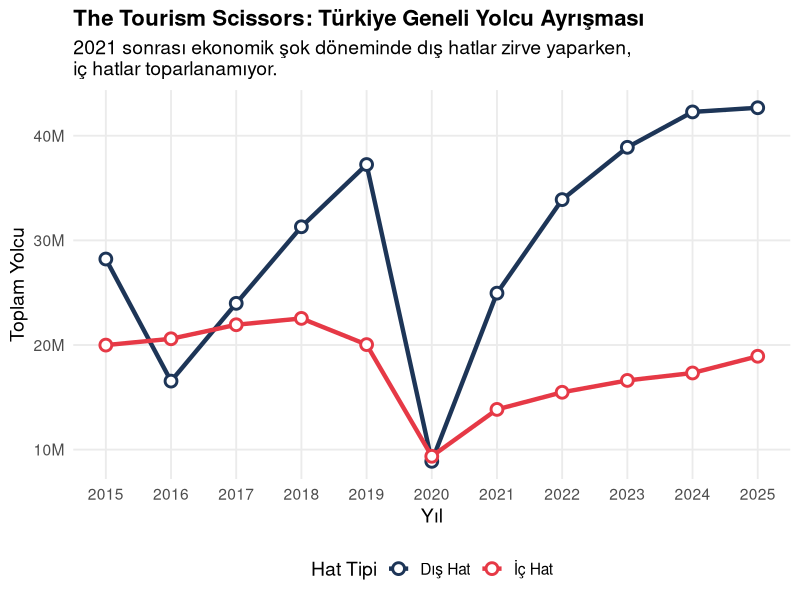
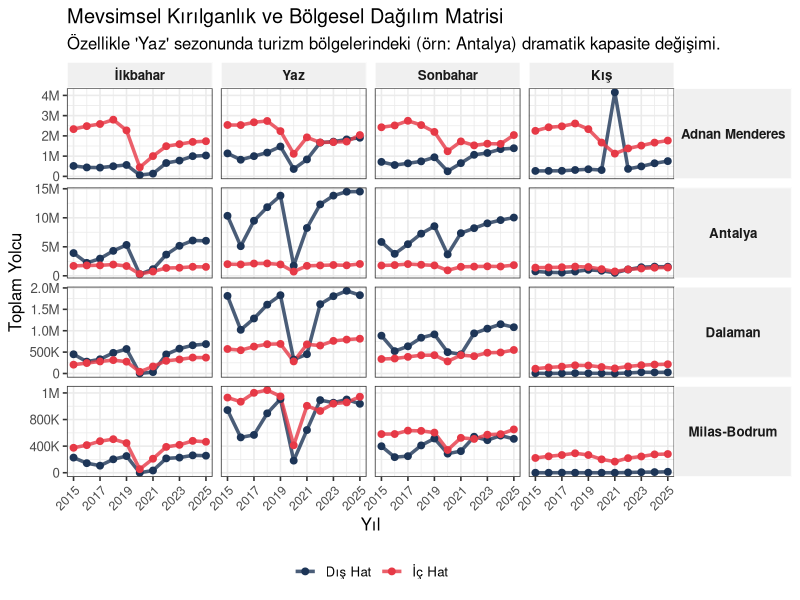
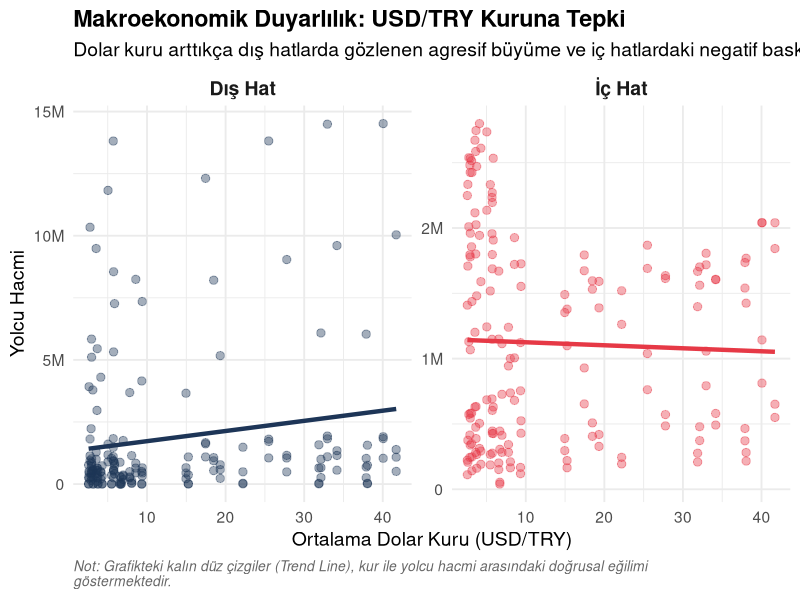
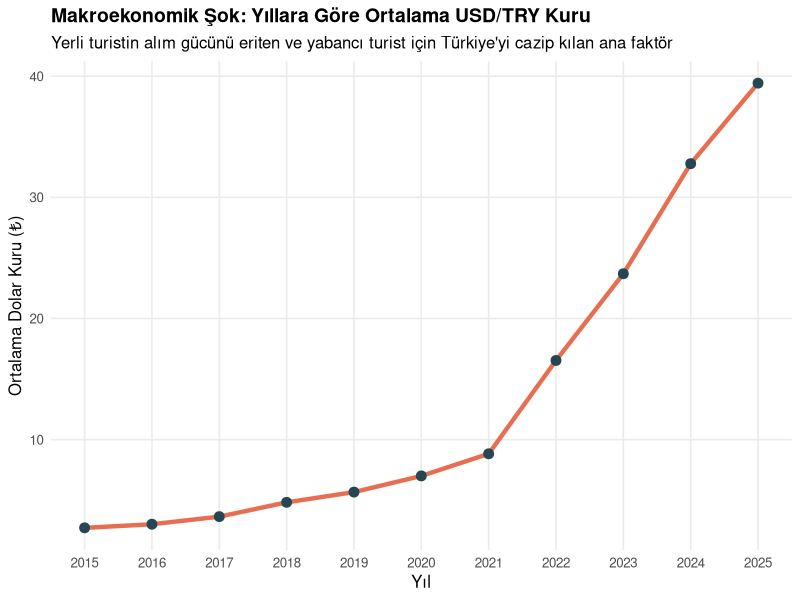
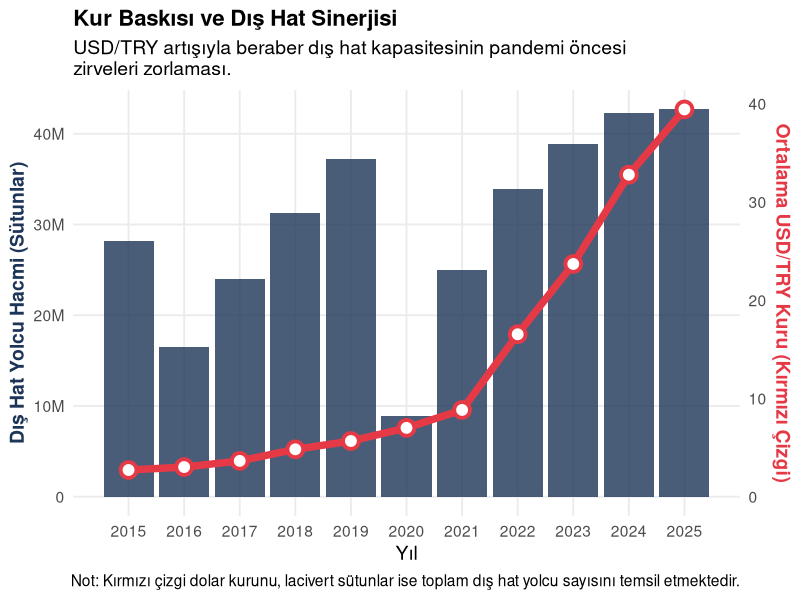
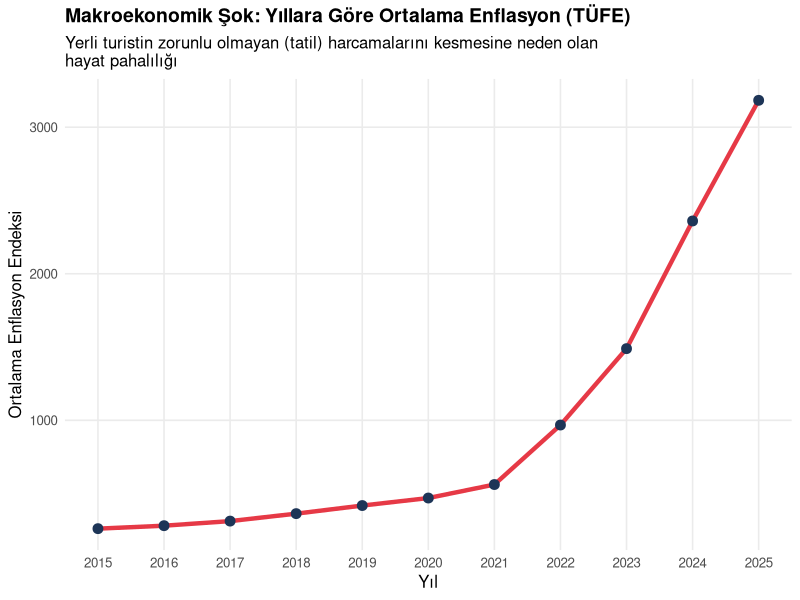
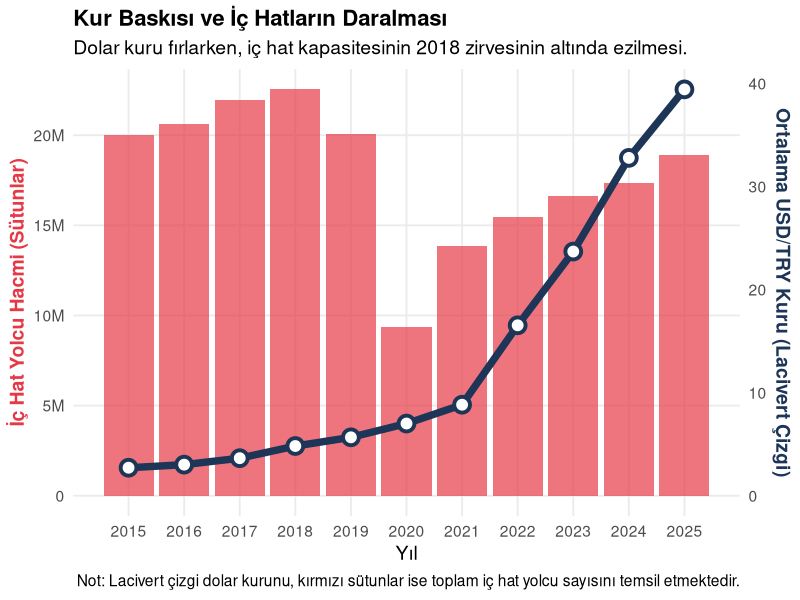
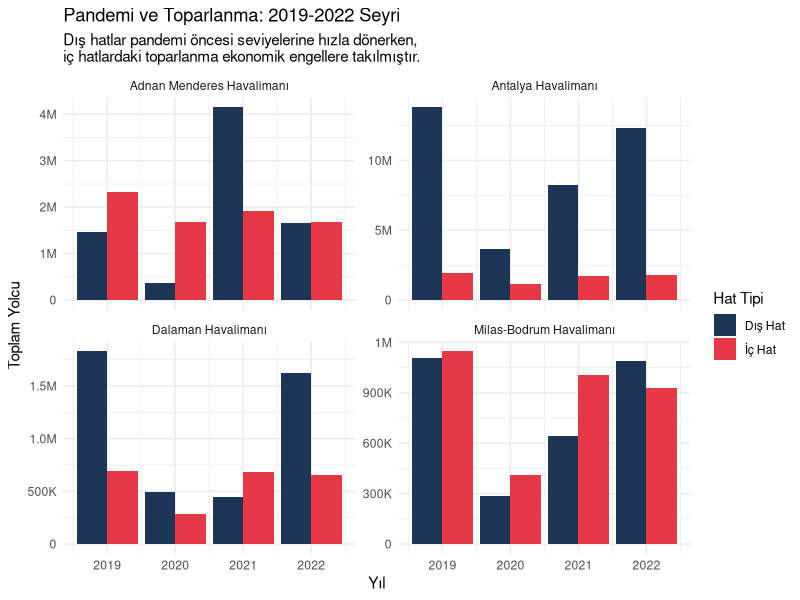

Generate these figures, in order, with R:
## ---- chunk 1
#| label: full-analysis
library(tidyverse)
library(readxl) # Excel okumak için gerekli kütüphane
library(scales)

# Veriyi oku (Dosya ismini 'tourism_data.xlsx' yaptığını varsayıyorum)
df <- read_excel("tourism_data.xlsx")

# Veri temizleme ve Mevsim mühendisliği
df_clean <- df %>%
  select(Yıl, Ay, Havalimanı, `Hat Tipi`, `Aylık Yolcu`, `USD/TRY`, Enflasyon) %>%
  filter(!is.na(Yıl)) %>%
  mutate(
    Mevsim = case_when(
      Ay %in% c("Aralık", "Ocak", "Şubat") ~ "Kış",
      Ay %in% c("Mart", "Nisan", "Mayıs") ~ "İlkbahar",
      Ay %in% c("Haziran", "Temmuz", "Ağustos") ~ "Yaz",
      Ay %in% c("Eylül", "Ekim", "Kasım") ~ "Sonbahar"
    ),
    Mevsim = factor(Mevsim, levels = c("İlkbahar", "Yaz", "Sonbahar", "Kış"))
  )

# Mevsimsel Agregasyon
df_seasonal <- df_clean %>%
  group_by(Yıl, Mevsim, Havalimanı, `Hat Tipi`) %>%
  summarise(
    Toplam_Yolcu = sum(`Aylık Yolcu`, na.rm = TRUE),
    Ort_USD = mean(`USD/TRY`, na.rm = TRUE),
    .groups = "drop"
  )

# Görselleştirme
## ---- chunk 2
#| label: plot-main-scissors
#| echo: false
#| warning: false
#| message: false

# Yıllık toplam veriyi hazırlayalım
df_yearly <- df_seasonal %>%
  group_by(Yıl, `Hat Tipi`) %>%
  summarise(
    Toplam = sum(Toplam_Yolcu, na.rm = TRUE),
    .groups = "drop"
  )

# Ana Makas Grafiği
ggplot(df_yearly, aes(x = Yıl, y = Toplam, color = `Hat Tipi`, group = `Hat Tipi`)) +
  geom_line(linewidth = 1.5) +
  geom_point(size = 3, shape = 21, fill = "white", stroke = 1.5) +
  scale_color_manual(values = c("İç Hat" = "#E63946", "Dış Hat" = "#1D3557")) +
  scale_y_continuous(labels = label_number(scale_cut = cut_short_scale())) +
  scale_x_continuous(breaks = seq(min(df_yearly$Yıl), max(df_yearly$Yıl), by = 1)) +
  theme_minimal(base_size = 14) +
  labs(
    title = "The Tourism Scissors: Türkiye Geneli Yolcu Ayrışması",
    subtitle = "2021 sonrası ekonomik şok döneminde dış hatlar zirve yaparken,\niç hatlar toparlanamıyor.",
    x = "Yıl",
    y = "Toplam Yolcu",
    color = "Hat Tipi"
  ) +
  theme(
    legend.position = "bottom",
    plot.title = element_text(face = "bold", size = 16),
    panel.grid.minor = element_blank()
  )
## ---- chunk 3
#| label: plot-detailed-matrix
#| echo: false
#| warning: false
#| fig-width: 10
#| fig-height: 7

# Grafiği çizerken anlık olarak " Havalimanı" kelimesini siliyoruz
ggplot(df_seasonal %>% mutate(Havalimanı = str_replace(Havalimanı, " Havalimanı", "")), 
       aes(x = Yıl, y = Toplam_Yolcu, color = `Hat Tipi`, group = `Hat Tipi`)) +
  geom_line(linewidth = 1.2, alpha = 0.8) +
  geom_point(size = 2) +
  facet_grid(Havalimanı ~ Mevsim, scales = "free_y") + 
  scale_color_manual(values = c("İç Hat" = "#E63946", "Dış Hat" = "#1D3557")) +
  scale_y_continuous(labels = label_number(scale_cut = cut_short_scale())) +
  scale_x_continuous(breaks = seq(2015, 2025, by = 2)) + 
  theme_bw(base_size = 12) + 
  labs(
    title = "Mevsimsel Kırılganlık ve Bölgesel Dağılım Matrisi",
    subtitle = "Özellikle 'Yaz' sezonunda turizm bölgelerindeki (örn: Antalya) dramatik kapasite değişimi.",
    x = "Yıl", 
    y = "Toplam Yolcu"
  ) +
  theme(
    legend.position = "bottom",
    legend.title = element_blank(),
    strip.background = element_rect(fill = "#f0f0f0", color = "white"),
    strip.text.x = element_text(face = "bold"),
    # İŞTE SİHİRLİ DOKUNUŞ BURASI: Yazıyı yatay (angle = 0) yaptık
    strip.text.y = element_text(face = "bold", angle = 0), 
    axis.text.x = element_text(angle = 45, hjust = 1, size = 9)
  )
## ---- chunk 4
#| label: plot-currency-impact
#| echo: false
#| warning: false
#| message: false

ggplot(df_seasonal, aes(x = Ort_USD, y = Toplam_Yolcu, color = `Hat Tipi`)) +
  # Noktaları biraz şeffaflaştırdık ki çizgi öne çıksın
  geom_point(alpha = 0.4, size = 2.5) +
  # Çizgiyi düz (solid) ve ekstra kalın (2.5) yaptık
  geom_smooth(method = "lm", se = FALSE, linewidth = 1.5, linetype = "solid") +
  facet_wrap(~ `Hat Tipi`, scales = "free_y") +
  scale_color_manual(values = c("İç Hat" = "#E63946", "Dış Hat" = "#1D3557")) +
  scale_y_continuous(labels = label_number(scale_cut = cut_short_scale())) +
  theme_minimal(base_size = 14) +
  labs(
    title = "Makroekonomik Duyarlılık: USD/TRY Kuruna Tepki",
    subtitle = "Dolar kuru arttıkça dış hatlarda gözlenen agresif büyüme ve iç hatlardaki negatif baskı.",
    x = "Ortalama Dolar Kuru (USD/TRY)",
    y = "Yolcu Hacmi",
    # İŞTE BURASI: Çizginin ne olduğunu açıklayan alt not
    caption = "Not: Grafikteki kalın düz çizgiler (Trend Line), kur ile yolcu hacmi arasındaki doğrusal eğilimi \ngöstermektedir."
  ) +
  theme(
    legend.position = "none",
    plot.title = element_text(face = "bold"),
    strip.text = element_text(size = 14, face = "bold"),
    plot.caption = element_text(face = "italic", color = "gray40", hjust = 0, size = 10)
  )
## ---- chunk 5
#| label: economy-plot
#| message: false
#| warning: false
#| code-fold: true

# Yıllık ortalama ekonomik verileri hesaplıyoruz (Üstteki df_clean verisini kullanır)
df_econ <- df_clean %>%
  group_by(Yıl) %>%
  summarise(
    Ort_USD = mean(`USD/TRY`, na.rm = TRUE),
    Ort_Enflasyon = mean(Enflasyon, na.rm = TRUE)
  )

# Dolar Kurunun Yıllar İçindeki Yükselişi
ggplot(df_econ, aes(x = Yıl, y = Ort_USD)) +
  # Trend çizgisi ve noktalar
  geom_line(color = "#E76F51", linewidth = 1.5) +
  geom_point(color = "#264653", size = 3) +
  
  # Tasarım ayarları
  theme_minimal(base_size = 12) +
  labs(
    title = "Makroekonomik Şok: Yıllara Göre Ortalama USD/TRY Kuru",
    subtitle = "Yerli turistin alım gücünü eriten ve yabancı turist için Türkiye'yi cazip kılan ana faktör",
    x = "Yıl",
    y = "Ortalama Dolar Kuru (₺)"
  ) +
  # X ekseninde yılları küsuratsız (örneğin 2020.5 olmadan) tam sayı olarak göstermek için
  scale_x_continuous(breaks = seq(min(df_econ$Yıl, na.rm=TRUE), max(df_econ$Yıl, na.rm=TRUE), by = 1)) +
  theme(
    plot.title = element_text(face = "bold", size = 14),
    panel.grid.minor = element_blank()
  )
## ---- chunk 6
#| label: plot-foreign-boom
#| echo: false
#| warning: false
#| message: false

# Sadece Dış Hatlar ve Yıllık bazda veri hazırlığı
df_dis_hat <- df_seasonal %>%
  filter(`Hat Tipi` == "Dış Hat") %>%
  group_by(Yıl) %>%
  summarise(
    Yolcu = sum(Toplam_Yolcu, na.rm = TRUE),
    Dolar = mean(Ort_USD, na.rm = TRUE),
    .groups = "drop"
  )

# Çift eksen katsayısı
coeff <- max(df_dis_hat$Yolcu, na.rm = TRUE) / max(df_dis_hat$Dolar, na.rm = TRUE)

ggplot(df_dis_hat, aes(x = Yıl)) +
  geom_col(aes(y = Yolcu), fill = "#1D3557", alpha = 0.8) +
  geom_line(aes(y = Dolar * coeff), color = "#E63946", linewidth = 2.5) +
  geom_point(aes(y = Dolar * coeff), color = "#E63946", size = 4, shape = 21, fill = "white", stroke = 2) +
  scale_y_continuous(
    name = "Dış Hat Yolcu Hacmi (Sütunlar)",
    labels = label_number(scale_cut = cut_short_scale()),
    sec.axis = sec_axis(~ . / coeff, name = "Ortalama USD/TRY Kuru (Kırmızı Çizgi)")
  ) +
  scale_x_continuous(breaks = seq(min(df_dis_hat$Yıl), max(df_dis_hat$Yıl), by = 1)) +
  theme_minimal(base_size = 14) +
  labs(
    title = "Kur Baskısı ve Dış Hat Sinerjisi",
    subtitle = "USD/TRY artışıyla beraber dış hat kapasitesinin pandemi öncesi \nzirveleri zorlaması.",
    x = "Yıl",
    caption = "Not: Kırmızı çizgi dolar kurunu, lacivert sütunlar ise toplam dış hat yolcu sayısını temsil etmektedir."
  ) +
  theme(
    plot.title = element_text(face = "bold", size = 16),
    axis.title.y.left = element_text(color = "#1D3557", face = "bold"),
    axis.title.y.right = element_text(color = "#E63946", face = "bold"),
    panel.grid.minor = element_blank()
  )
## ---- chunk 7
#| label: inflation-plot
#| message: false
#| warning: false
#| code-fold: true

# Enflasyonun Yıllar İçindeki Yükselişi (df_econ verisini kullanır)
ggplot(df_econ, aes(x = Yıl, y = Ort_Enflasyon)) +
  # Trend çizgisi ve noktalar (Tehlikeyi/Sıcaklığı hissettirmek için kırmızı tonlar)
  geom_line(color = "#E63946", linewidth = 1.5) +
  geom_point(color = "#1D3557", size = 3) +
  
  # Tasarım ayarları
  theme_minimal(base_size = 12) +
  labs(
    title = "Makroekonomik Şok: Yıllara Göre Ortalama Enflasyon (TÜFE)",
    subtitle = "Yerli turistin zorunlu olmayan (tatil) harcamalarını kesmesine neden olan \nhayat pahalılığı",
    x = "Yıl",
    y = "Ortalama Enflasyon Endeksi"
  ) +
  scale_x_continuous(breaks = seq(min(df_econ$Yıl, na.rm=TRUE), max(df_econ$Yıl, na.rm=TRUE), by = 1)) +
  theme(
    plot.title = element_text(face = "bold", size = 14),
    panel.grid.minor = element_blank()
  )
## ---- chunk 8
#| label: plot-domestic-pressure
#| echo: false
#| warning: false
#| message: false

# Sadece İç Hatlar ve Yıllık bazda veri hazırlığı
df_ic_hat <- df_seasonal %>%
  filter(`Hat Tipi` == "İç Hat") %>%
  group_by(Yıl) %>%
  summarise(
    Yolcu = sum(Toplam_Yolcu, na.rm = TRUE),
    Dolar = mean(Ort_USD, na.rm = TRUE),
    .groups = "drop"
  )

# Çift eksen katsayısı (İç hatların kendi kapasitesine göre yeniden hesaplanır)
coeff_ic <- max(df_ic_hat$Yolcu, na.rm = TRUE) / max(df_ic_hat$Dolar, na.rm = TRUE)

ggplot(df_ic_hat, aes(x = Yıl)) +
  # Arkada yolcu hacmi (Sütunlar - İç hat rengi E63946)
  geom_col(aes(y = Yolcu), fill = "#E63946", alpha = 0.7) +
  # Önde Dolar Kuru (Çizgi - Siyah/Koyu Gri yaparak kontrast sağladık)
  geom_line(aes(y = Dolar * coeff_ic), color = "#1D3557", linewidth = 2.5) +
  geom_point(aes(y = Dolar * coeff_ic), color = "#1D3557", size = 4, shape = 21, fill = "white", stroke = 2) +
  scale_y_continuous(
    name = "İç Hat Yolcu Hacmi (Sütunlar)",
    labels = label_number(scale_cut = cut_short_scale()),
    sec.axis = sec_axis(~ . / coeff_ic, name = "Ortalama USD/TRY Kuru (Lacivert Çizgi)")
  ) +
  scale_x_continuous(breaks = seq(min(df_ic_hat$Yıl), max(df_ic_hat$Yıl), by = 1)) +
  theme_minimal(base_size = 14) +
  labs(
    title = "Kur Baskısı ve İç Hatların Daralması",
    subtitle = "Dolar kuru fırlarken, iç hat kapasitesinin 2018 zirvesinin altında ezilmesi.",
    x = "Yıl",
    caption = "Not: Lacivert çizgi dolar kurunu, kırmızı sütunlar ise toplam iç hat yolcu sayısını temsil etmektedir."
  ) +
  theme(
    plot.title = element_text(face = "bold", size = 16),
    axis.title.y.left = element_text(color = "#E63946", face = "bold"),
    axis.title.y.right = element_text(color = "#1D3557", face = "bold"),
    panel.grid.minor = element_blank()
  )
## ---- chunk 9
#| label: covid-impact
#| code-fold: true

# Pandemi dönemini (2019-2022) izole edelim
df_covid <- df_seasonal %>%
  filter(Yıl >= 2019 & Yıl <= 2022)

ggplot(df_covid, aes(x = Yıl, y = Toplam_Yolcu, fill = `Hat Tipi`)) +
  geom_col(position = "dodge") +
  facet_wrap(~Havalimanı, scales = "free_y") +
  scale_y_continuous(labels = label_number(scale_cut = cut_short_scale())) + 
  scale_fill_manual(values = c("İç Hat" = "#E63946", "Dış Hat" = "#1D3557")) +
  theme_minimal() +
  labs(
    title = "Pandemi ve Toparlanma: 2019-2022 Seyri",
    subtitle = "Dış hatlar pandemi öncesi seviyelerine hızla dönerken, \niç hatlardaki toparlanma ekonomik engellere takılmıştır.",
    x = "Yıl", y = "Toplam Yolcu"
  )
## ---- chunk 10
#| label: correlation-deep-dive
#| echo: false
#| warning: false
#| message: false

# 1. Tüm Zamanlar Verisi (2015-2025)
cor_all_data <- df_seasonal %>%
  filter(`Hat Tipi` == "İç Hat") %>%
  group_by(Yıl) %>%
  summarise(
    Yolcu = sum(Toplam_Yolcu, na.rm = TRUE), 
    Dolar = mean(Ort_USD, na.rm = TRUE)
  ) %>%
  filter(!is.na(Yolcu) & !is.na(Dolar))

r_all <- cor(cor_all_data$Yolcu, cor_all_data$Dolar, use = "complete.obs")

# 2. Ekonomik Şok Dönemi (2021-2025) - Pandemi etkisinden arındırılmış
cor_shock_data <- cor_all_data %>% filter(Yıl >= 2021)
r_shock <- cor(cor_shock_data$Yolcu, cor_shock_data$Dolar, use = "complete.obs")
## ---- chunk 11
#| label: economic-shock-plot
#| echo: false
#| warning: false
#| message: false

library(tidyverse)
library(scales)

# 1. İŞTE R'IN BULAMADIĞI O SATIR: Veriyi filtrelenmiş halde hazırlıyoruz
df_shock <- df_clean %>%
  filter(`Hat Tipi` == "İç Hat", Yıl >= 2021)

# 2. Şimdi Milyon (M) formatlı ve jilet gibi grafiğimizi çiziyoruz
ggplot(df_shock, aes(x = `USD/TRY`, y = `Aylık Yolcu`)) + 
  geom_point(aes(color = as.factor(Yıl)), size = 3, alpha = 0.8) +
  geom_smooth(method = "lm", color = "darkred", linewidth = 1.5, se = FALSE) + 
  scale_y_continuous(labels = label_number(scale_cut = cut_short_scale())) +
  labs(
    title = "Ekonomik Şok Dönemi: Kur Artışı \nve İç Hatlarda 'Cam Tavan'",
    subtitle = "2021-2025 Arası Post-Pandemi Toparlanmasının Kur Altında Ezilmesi",
    x = "Ortalama Dolar Kuru (USD/TRY)",
    y = "Aylık Toplam İç Hat Yolcusu", 
    color = "Yıl",
    caption = "Not: Çizgi pozitif toparlanmayı gösterse de, \nhacimler 2018 zirvelerinin çok altındadır (Cam Tavan Etkisi)."
  ) +
  theme_minimal(base_size = 14) +
  theme(
    plot.title = element_text(face = "bold"),
    legend.position = "right"
  )
